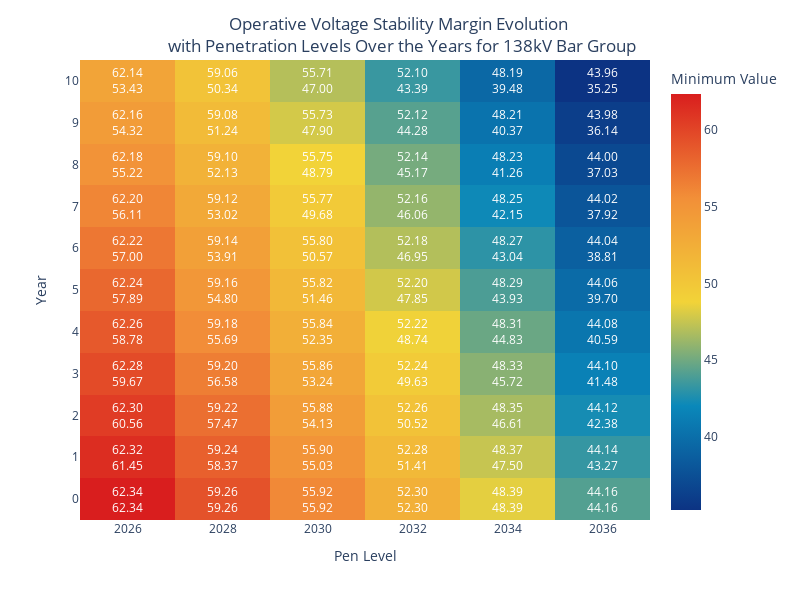

The code cell stored with this chart in its notebook:
### Code cell
fig = make_heatmap_from_files(target_directory= r'Operative_VSMs_by_bar_138',
                              title= 'Operative Voltage Stability Margin Evolution <br> with Penetration Levels Over the Years for 138kV Bar Group')

fig.show()

### Figure 1 — Plotly figure (JSON) as saved in the notebook; plotly's stock layout.template omitted (floating-point values rounded to 4 significant figures)
{"data": [{"coloraxis": "coloraxis", "hovertemplate": "Pen Level: %{x}<br>Year: %{y}<br>Minimum Value: %{z}<extra></extra>", "name": "0", "type": "heatmap", "x": [2026, 2028, 2030, 2032, 2034, 2036], "xaxis": "x", "y": [10, 9, 8, 7, 6, 5, 4, 3, 2, 1, 0], "yaxis": "y", "z": [[62.34, 59.26, 55.92, 52.3, 48.39, 44.16], [61.45, 58.37, 55.03, 51.41, 47.5, 43.27], [60.56, 57.47, 54.13, 50.52, 46.61, 42.38], [59.67, 56.58, 53.24, 49.63, 45.72, 41.48], [58.78, 55.69, 52.35, 48.74, 44.83, 40.59], [57.89, 54.8, 51.46, 47.85, 43.93, 39.7], [57.0, 53.91, 50.57, 46.95, 43.04, 38.81], [56.11, 53.02, 49.68, 46.06, 42.15, 37.92], [55.22, 52.13, 48.79, 45.17, 41.26, 37.03], [54.32, 51.24, 47.9, 44.28, 40.37, 36.14], [53.43, 50.34, 47.0, 43.39, 39.48, 35.25]]}], "layout": {"annotations": [{"align": "left", "font": {"color": "white"}, "showarrow": false, "text": "62.14<br>53.43", "x": 2026, "y": 0}, {"align": "left", "font": {"color": "white"}, "showarrow": false, "text": "62.16<br>54.32", "x": 2026, "y": 1}, {"align": "left", "font": {"color": "white"}, "showarrow": false, "text": "62.18<br>55.22", "x": 2026, "y": 2}, {"align": "left", "font": {"color": "white"}, "showarrow": false, "text": "62.20<br>56.11", "x": 2026, "y": 3}, {"align": "left", "font": {"color": "white"}, "showarrow": false, "text": "62.22<br>57.00", "x": 2026, "y": 4}, {"align": "left", "font": {"color": "white"}, "showarrow": false, "text": "62.24<br>57.89", "x": 2026, "y": 5}, {"align": "left", "font": {"color": "white"}, "showarrow": false, "text": "62.26<br>58.78", "x": 2026, "y": 6}, {"align": "left", "font": {"color": "white"}, "showarrow": false, "text": "62.28<br>59.67", "x": 2026, "y": 7}, {"align": "left", "font": {"color": "white"}, "showarrow": false, "text": "62.30<br>60.56", "x": 2026, "y": 8}, {"align": "left", "font": {"color": "white"}, "showarrow": false, "text": "62.32<br>61.45", "x": 2026, "y": 9}, {"align": "left", "font": {"color": "white"}, "showarrow": false, "text": "62.34<br>62.34", "x": 2026, "y": 10}, {"align": "left", "font": {"color": "white"}, "showarrow": false, "text": "59.06<br>50.34", "x": 2028, "y": 0}, {"align": "left", "font": {"color": "white"}, "showarrow": false, "text": "59.08<br>51.24", "x": 2028, "y": 1}, {"align": "left", "font": {"color": "white"}, "showarrow": false, "text": "59.10<br>52.13", "x": 2028, "y": 2}, {"align": "left", "font": {"color": "white"}, "showarrow": false, "text": "59.12<br>53.02", "x": 2028, "y": 3}, {"align": "left", "font": {"color": "white"}, "showarrow": false, "text": "59.14<br>53.91", "x": 2028, "y": 4}, {"align": "left", "font": {"color": "white"}, "showarrow": false, "text": "59.16<br>54.80", "x": 2028, "y": 5}, {"align": "left", "font": {"color": "white"}, "showarrow": false, "text": "59.18<br>55.69", "x": 2028, "y": 6}, {"align": "left", "font": {"color": "white"}, "showarrow": false, "text": "59.20<br>56.58", "x": 2028, "y": 7}, {"align": "left", "font": {"color": "white"}, "showarrow": false, "text": "59.22<br>57.47", "x": 2028, "y": 8}, {"align": "left", "font": {"color": "white"}, "showarrow": false, "text": "59.24<br>58.37", "x": 2028, "y": 9}, {"align": "left", "font": {"color": "white"}, "showarrow": false, "text": "59.26<br>59.26", "x": 2028, "y": 10}, {"align": "left", "font": {"color": "white"}, "showarrow": false, "text": "55.71<br>47.00", "x": 2030, "y": 0}, {"align": "left", "font": {"color": "white"}, "showarrow": false, "text": "55.73<br>47.90", "x": 2030, "y": 1}, {"align": "left", "font": {"color": "white"}, "showarrow": false, "text": "55.75<br>48.79", "x": 2030, "y": 2}, {"align": "left", "font": {"color": "white"}, "showarrow": false, "text": "55.77<br>49.68", "x": 2030, "y": 3}, {"align": "left", "font": {"color": "white"}, "showarrow": false, "text": "55.80<br>50.57", "x": 2030, "y": 4}, {"align": "left", "font": {"color": "white"}, "showarrow": false, "text": "55.82<br>51.46", "x": 2030, "y": 5}, {"align": "left", "font": {"color": "white"}, "showarrow": false, "text": "55.84<br>52.35", "x": 2030, "y": 6}, {"align": "left", "font": {"color": "white"}, "showarrow": false, "text": "55.86<br>53.24", "x": 2030, "y": 7}, {"align": "left", "font": {"color": "white"}, "showarrow": false, "text": "55.88<br>54.13", "x": 2030, "y": 8}, {"align": "left", "font": {"color": "white"}, "showarrow": false, "text": "55.90<br>55.03", "x": 2030, "y": 9}, {"align": "left", "font": {"color": "white"}, "showarrow": false, "text": "55.92<br>55.92", "x": 2030, "y": 10}, {"align": "left", "font": {"color": "white"}, "showarrow": false, "text": "52.10<br>43.39", "x": 2032, "y": 0}, {"align": "left", "font": {"color": "white"}, "showarrow": false, "text": "52.12<br>44.28", "x": 2032, "y": 1}, {"align": "left", "font": {"color": "white"}, "showarrow": false, "text": "52.14<br>45.17", "x": 2032, "y": 2}, {"align": "left", "font": {"color": "white"}, "showarrow": false, "text": "52.16<br>46.06", "x": 2032, "y": 3}, {"align": "left", "font": {"color": "white"}, "showarrow": false, "text": "52.18<br>46.95", "x": 2032, "y": 4}, {"align": "left", "font": {"color": "white"}, "showarrow": false, "text": "52.20<br>47.85", "x": 2032, "y": 5}, {"align": "left", "font": {"color": "white"}, "showarrow": false, "text": "52.22<br>48.74", "x": 2032, "y": 6}, {"align": "left", "font": {"color": "white"}, "showarrow": false, "text": "52.24<br>49.63", "x": 2032, "y": 7}, {"align": "left", "font": {"color": "white"}, "showarrow": false, "text": "52.26<br>50.52", "x": 2032, "y": 8}, {"align": "left", "font": {"color": "white"}, "showarrow": false, "text": "52.28<br>51.41", "x": 2032, "y": 9}, {"align": "left", "font": {"color": "white"}, "showarrow": false, "text": "52.30<br>52.30", "x": 2032, "y": 10}, {"align": "left", "font": {"color": "white"}, "showarrow": false, "text": "48.19<br>39.48", "x": 2034, "y": 0}, {"align": "left", "font": {"color": "white"}, "showarrow": false, "text": "48.21<br>40.37", "x": 2034, "y": 1}, {"align": "left", "font": {"color": "white"}, "showarrow": false, "text": "48.23<br>41.26", "x": 2034, "y": 2}, {"align": "left", "font": {"color": "white"}, "showarrow": false, "text": "48.25<br>42.15", "x": 2034, "y": 3}, {"align": "left", "font": {"color": "white"}, "showarrow": false, "text": "48.27<br>43.04", "x": 2034, "y": 4}, {"align": "left", "font": {"color": "white"}, "showarrow": false, "text": "48.29<br>43.93", "x": 2034, "y": 5}, {"align": "left", "font": {"color": "white"}, "showarrow": false, "text": "48.31<br>44.83", "x": 2034, "y": 6}, {"align": "left", "font": {"color": "white"}, "showarrow": false, "text": "48.33<br>45.72", "x": 2034, "y": 7}, {"align": "left", "font": {"color": "white"}, "showarrow": false, "text": "48.35<br>46.61", "x": 2034, "y": 8}, {"align": "left", "font": {"color": "white"}, "showarrow": false, "text": "48.37<br>47.50", "x": 2034, "y": 9}, {"align": "left", "font": {"color": "white"}, "showarrow": false, "text": "48.39<br>48.39", "x": 2034, "y": 10}, {"align": "left", "font": {"color": "white"}, "showarrow": false, "text": "43.96<br>35.25", "x": 2036, "y": 0}, {"align": "left", "font": {"color": "white"}, "showarrow": false, "text": "43.98<br>36.14", "x": 2036, "y": 1}, {"align": "left", "font": {"color": "white"}, "showarrow": false, "text": "44.00<br>37.03", "x": 2036, "y": 2}, {"align": "left", "font": {"color": "white"}, "showarrow": false, "text": "44.02<br>37.92", "x": 2036, "y": 3}, {"align": "left", "font": {"color": "white"}, "showarrow": false, "text": "44.04<br>38.81", "x": 2036, "y": 4}, {"align": "left", "font": {"color": "white"}, "showarrow": false, "text": "44.06<br>39.70", "x": 2036, "y": 5}, {"align": "left", "font": {"color": "white"}, "showarrow": false, "text": "44.08<br>40.59", "x": 2036, "y": 6}, {"align": "left", "font": {"color": "white"}, "showarrow": false, "text": "44.10<br>41.48", "x": 2036, "y": 7}, {"align": "left", "font": {"color": "white"}, "showarrow": false, "text": "44.12<br>42.38", "x": 2036, "y": 8}, {"align": "left", "font": {"color": "white"}, "showarrow": false, "text": "44.14<br>43.27", "x": 2036, "y": 9}, {"align": "left", "font": {"color": "white"}, "showarrow": false, "text": "44.16<br>44.16", "x": 2036, "y": 10}], "coloraxis": {"colorbar": {"title": {"text": "Minimum Value"}}, "colorscale": [[0, "rgb(12,51,131)"], [0.25, "rgb(10,136,186)"], [0.5, "rgb(242,211,56)"], [0.75, "rgb(242,143,56)"], [1, "rgb(217,30,30)"]]}, "height": 600, "margin": {"t": 60}, "title": {"text": "Operative Voltage Stability Margin Evolution <br> with Penetration Levels Over the Years for 138kV Bar Group", "x": 0.5}, "width": 800, "xaxis": {"anchor": "y", "domain": [0, 1], "ticktext": [2026, 2028, 2030, 2032, 2034, 2036], "tickvals": [2026, 2028, 2030, 2032, 2034, 2036], "title": {"text": "Pen Level"}}, "yaxis": {"anchor": "x", "autorange": "reversed", "domain": [0, 1], "ticktext": [10, 9, 8, 7, 6, 5, 4, 3, 2, 1, 0], "tickvals": [0, 1, 2, 3, 4, 5, 6, 7, 8, 9, 10], "title": {"text": "Year"}}}}
